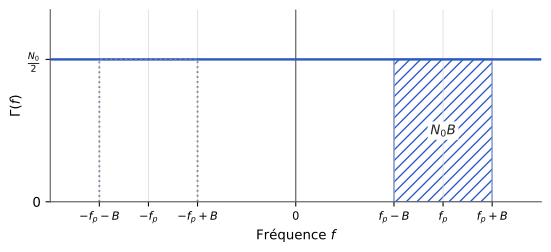

This figure's Python source:
"""Figure — DSP d'un bruit blanc (TS227, chapitre 3).
D'après les notes de cours [notes, f. 5 r°], redessinée. Bande [fp − B, fp + B] hachurée (notes) ;
bande symétrique des fréquences négatives ajoutée en pointillés gris (puissance totale d'un bruit réel : 2 N0 B).
Valeurs fp = 3, B = 1 choisies pour le dessin (unités arbitraires)."""
import matplotlib
matplotlib.use("svg")
import matplotlib.pyplot as plt
import matplotlib.ticker as mticker
import numpy as np
from pathlib import Path

# --- Style commun des figures Bristol (recopié dans chaque script) ---
plt.rcParams.update({
    "font.family": "DejaVu Sans", "mathtext.fontset": "dejavusans", "font.size": 10,
    "axes.grid": True, "grid.color": "#DADADA", "grid.linewidth": 0.6,
    "axes.edgecolor": "#555555", "axes.linewidth": 0.8,
    "axes.spines.top": False, "axes.spines.right": False,
    "lines.linewidth": 1.8, "legend.frameon": False,
    "svg.hashsalt": "bristol",  # rendu SVG reproductible
})
BLEU, VERT, MAGENTA, ORANGE = "#2B59C3", "#1B9E77", "#A23B72", "#E08A1E"
GRIS = "#7E889B"   # éléments ajoutés par rapport à la source (conventions.md § 9)
ENCRE = "#222222"

def virgule(ax, axes="xy"):
    """Virgule décimale et vrai signe moins sur les graduations."""
    f = mticker.FuncFormatter(lambda x, _: f"{x:g}".replace(".", ",").replace("-", "−"))
    if "x" in axes: ax.xaxis.set_major_formatter(f)
    if "y" in axes: ax.yaxis.set_major_formatter(f)

def sauver(fig):
    fig.savefig(Path(__file__).with_suffix(".svg"), bbox_inches="tight", metadata={"Date": None})
# --- Fin du style commun ---
fp, B, N2 = 3.0, 1.0, 1.0
fig, ax = plt.subplots(figsize=(6.6, 2.6))
ax.axhline(N2, color=BLEU, lw=1.8)
ax.fill_between([fp - B, fp + B], 0, N2, facecolor="none", edgecolor=BLEU, hatch="///", lw=1.0)
ax.plot([-fp - B, -fp - B, -fp + B, -fp + B], [0, N2, N2, 0], color=GRIS, ls=":", lw=1.4)
ax.text(fp, N2 / 2, "$N_0 B$", ha="center", va="center", color=ENCRE, bbox=dict(facecolor="white", edgecolor="none", pad=2))
ax.axvline(0, color="#555555", lw=0.8)
ax.set_xlim(-5, 5); ax.set_ylim(0, 1.35)
ax.set_xticks([-fp - B, -fp, -fp + B, 0, fp - B, fp, fp + B])
ax.set_xticklabels(["$-f_p - B$", "$-f_p$", "$-f_p + B$", "$0$", "$f_p - B$", "$f_p$", "$f_p + B$"], fontsize=8.5)
ax.set_yticks([0, N2]); ax.set_yticklabels(["$0$", r"$\frac{N_0}{2}$"])
ax.set_xlabel("Fréquence $f$", labelpad=4); ax.set_ylabel(r"$\Gamma(f)$")
sauver(fig)
